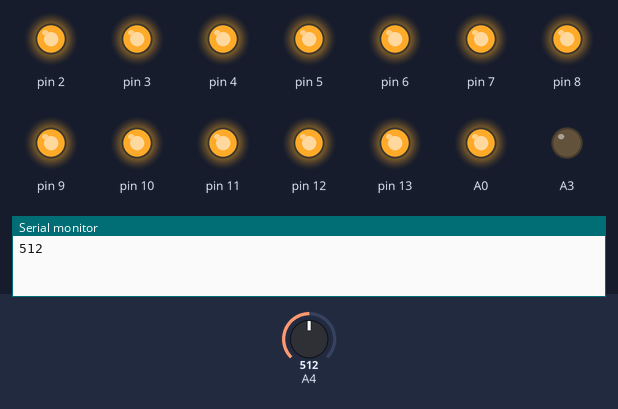
A sketch run on a simulated Arduino Nano, built with avr-gcc and run on an emulated ATmega328P. Shown: output pins drawn as LEDs (lit = HIGH), the last lines printed to the serial monitor. The test bench sets the inputs (shaded band); at power-on: A4 = 512. Pins used as bus, display or sensor lines are not drawn.

Above: at 0.05 s.
At 3.95 s:
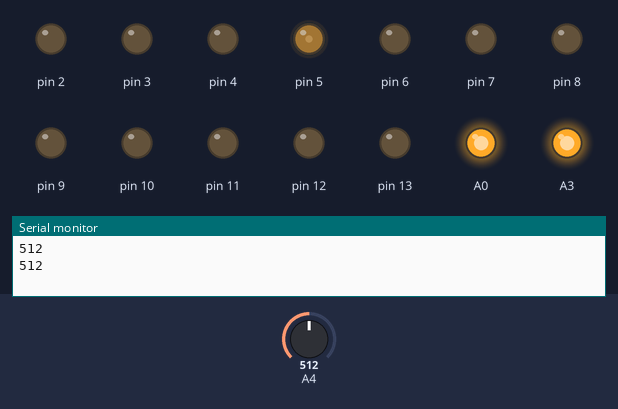
Timing chart, 0 to 4.6 s (numbered marks = the images above):
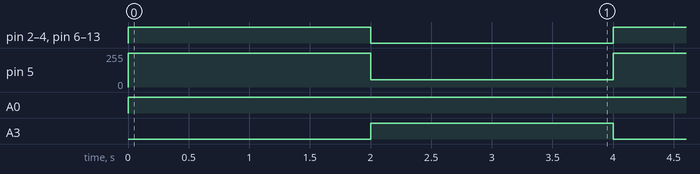

The sketch:

WIFI_test.ino
```cpp
void setup() {
  for(int i = 1; i < 14; i++){
    pinMode(i,OUTPUT);
  }
  pinMode(0, OUTPUT);
  pinMode(A0, OUTPUT);
  pinMode(A1, OUTPUT);
  pinMode(A2, OUTPUT);
  pinMode(A3, OUTPUT);
  pinMode(A4, INPUT);
  pinMode(A5, INPUT);
  pinMode(A6, INPUT);
  pinMode(A7, INPUT);
  Serial.begin(9600);
}

void loop() {
  for(int i = 1; i < 14; i++){
    digitalWrite(i,HIGH);
  }
  analogWrite(5,255);
  analogWrite(A0, 400);
  analogWrite(A1, 300);
  analogWrite(A2, 200);
  analogWrite(A3, 100);
  Serial.println(analogRead(A4));
 // Serial.println(analogRead(A5));
  //Serial.println(analogRead(A6));
  //Serial.println(analogRead(A7));
  delay(2000);
  for(int i = 1; i < 14; i++){
    digitalWrite(i,LOW);
  }

  analogWrite(5,56);
  analogWrite(A0, 1024);
  analogWrite(A1, 1024);
  analogWrite(A2, 1024);
  analogWrite(A3, 1024);
  Serial.println(analogRead(A4));
  //Serial.println(analogRead(A5));
  //Serial.println(analogRead(A6));
  //Serial.println(analogRead(A7));
  delay(2000);
}
```

Measured:
- by itself, pin 2–4, pin 6–13, A3: alternates HIGH for 2.0 s and LOW for 2.0 s
- by itself, pin 5: alternates 255/255 for 2.0 s and 56/255 for 2.0 s
- by itself, A0: LOW → HIGH at 0.00 s
